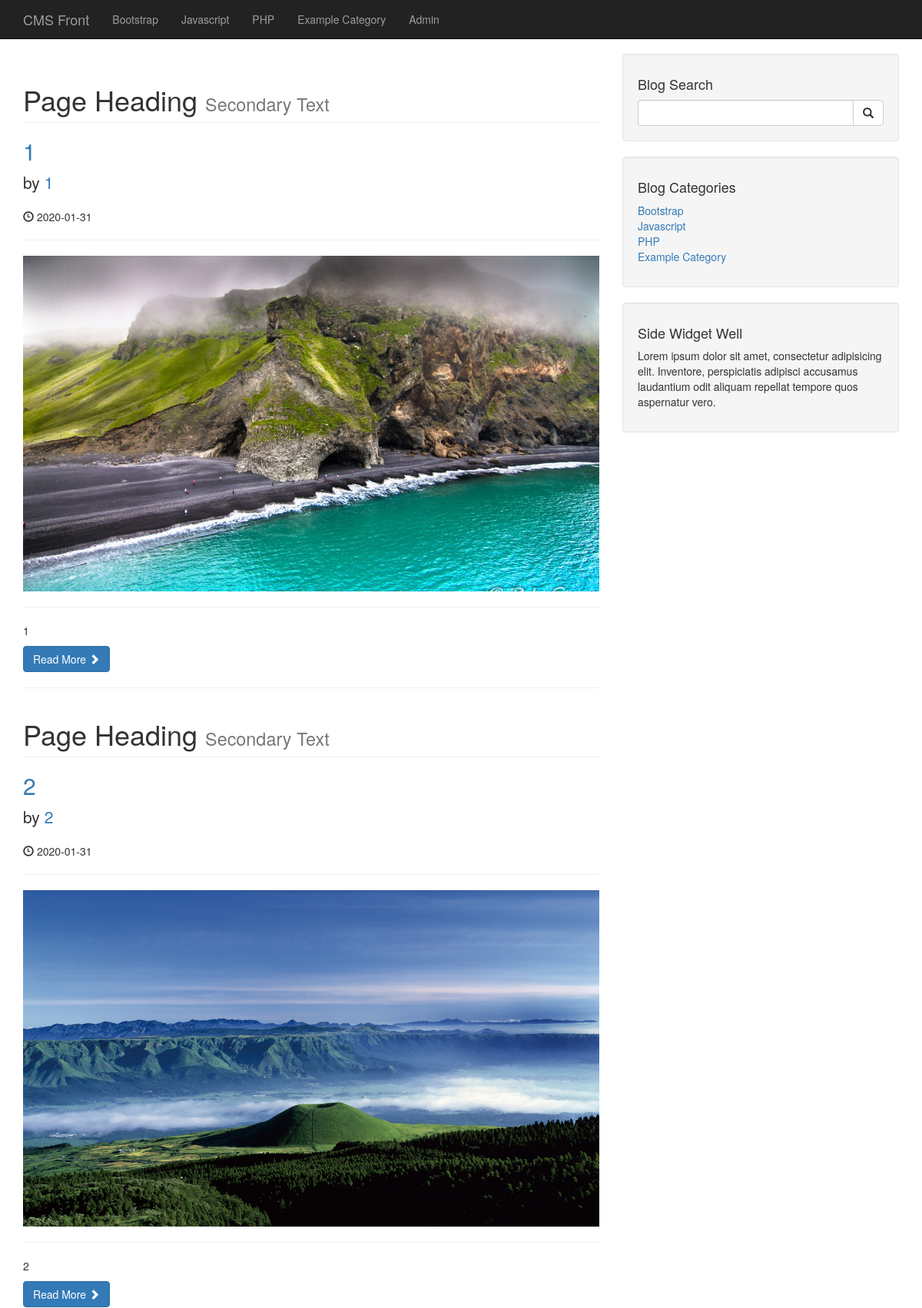
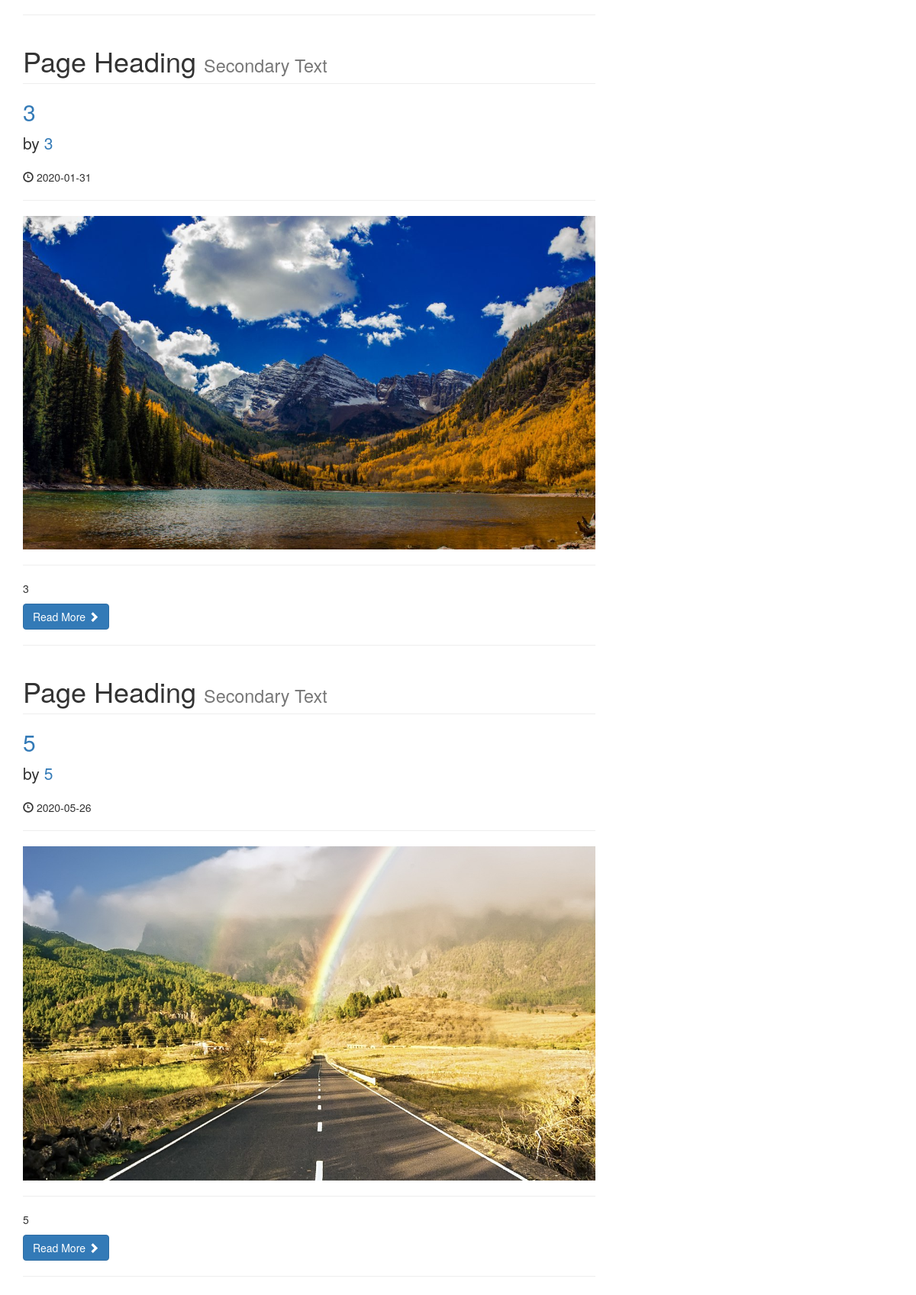
The page / (upper part) on the database its author committed (2 pictures, top to bottom).
### tables this page shows
CREATE TABLE `categories` (
  `cat_id` int(3) NOT NULL,
  `cat_title` varchar(255) NOT NULL
);

CREATE TABLE `posts` (
  `post_id` int(3) NOT NULL,
  `post_category_id` int(3) NOT NULL,
  `post_title` varchar(255) NOT NULL,
  `post_author` varchar(255) NOT NULL,
  `post_date` date NOT NULL,
  `post_image` text NOT NULL,
  `post_content` text NOT NULL,
  `post_tags` varchar(255) NOT NULL,
  `post_comment_count` int(11) NOT NULL,
  `post_status` varchar(255) NOT NULL DEFAULT 'draft'
);

### index.php (the view, shortened to what this page needs)
<?php include "includes/header.php" ?>
<?php include "includes/db.php" ?>
    <?php include "includes/navigation.php"?>
    <div class="container">
        <div class="row">
            <div class="col-md-8">
                <?php
                    $query = "SELECT * FROM posts";
                    $select_all_posts_query = mysqli_query($connection,$query);
                    while ($row = mysqli_fetch_assoc($select_all_posts_query)){
                        $post_id = $row['post_id'];
                        $post_title = $row['post_title'];
                        $post_author = $row['post_author'];
                        $post_date = $row['post_date'];
                        $post_image = $row['post_image'];
                        $post_content = substr($row['post_content'], 0,100);
                        ?>
                <h1 class="page-header">
                    Page Heading
                    <small>Secondary Text</small>
                </h1>
                <h2>
                    <a href="post.php?p_id=<?php echo $post_id ?>"><?php echo $post_title ?></a>
                </h2>
                <p class="lead">
                    by <a href="index.php"><?php echo $post_author ?></a>
                </p>
                <p><span class="glyphicon glyphicon-time"></span> <?php echo $post_date ?></p>
                <hr>
                <img class="img-responsive" src="images/<?php echo $post_image ?>" alt="">
                <hr>
                <p><?php echo $post_content ?></p>
                <a class="btn btn-primary" href="#">Read More <span class="glyphicon glyphicon-chevron-right"></span></a>
                <hr>
                <?php
                    }
                ?>
            </div>
    <?php include "includes/sidebar.php"?>
        </div>
       <?php include "includes/footer.php"?>

### includes/navigation.php (shortened to what this page needs)
<nav class="navbar navbar-inverse navbar-fixed-top" role="navigation">
    <div class="container">
        <div class="navbar-header">
            <a class="navbar-brand" href="index.php">CMS Front</a>
        </div>
        <div class="collapse navbar-collapse" id="bs-example-navbar-collapse-1">
            <ul class="nav navbar-nav">
                <?php
                $query = "SELECT * FROM categories";
                $select_all_categories_query = mysqli_query($connection, $query);
                while ($row = mysqli_fetch_assoc($select_all_categories_query)){
                    $cat_title = $row['cat_title'];
                    echo "<li><a href='#'>{$cat_title}</a></li>";
                }
                ?>
                <li>
                    <a href="admin/index.php">Admin</a>
                </li>
            </ul>
        </div>
    </div>
</nav>

### includes/sidebar.php
<div class="col-md-4">
    <div class="well">
        <h4>Blog Search</h4>
        <form action="search.php" method="post">
            <div class="input-group">
                <input name="search" type="text" class="form-control">
                <span class="input-group-btn">
                    <button name="submit" class="btn btn-default" type="submit">
                        <span class="glyphicon glyphicon-search"></span>
                    </button>
                </span>
            </div>
        </form>
    </div>
    <div class="well">
        <?php
        $query = "SELECT * FROM categories";
        $select_all_categories_sidebar = mysqli_query($connection, $query);
        ?>
        <h4>Blog Categories</h4>
        <div class="row">
            <div class="col-lg-12">
                <ul class="list-unstyled">
                    <?php
                    while ($row =mysqli_fetch_assoc($select_all_categories_sidebar)){
                        $cat_title = $row['cat_title'];
                        $cat_id = $row['cat_id'];
                        echo "<li><a href='category.php?category=$cat_id'>{$cat_title}</a></li>";
                    }
                    ?>
                </ul>
            </div>
        </div>
    </div>
   <?php include "widget.php"  ?>
</div>

### css/blog-home.css (style rules this page uses)
body { padding-top: 70px; }

### rows shown on the page
categories: cat_title "Bootstrap"
categories: cat_title "Javascript"
categories: cat_title "PHP"
categories: cat_title "Example Category"
posts: post_title "1", post_author "1", post_date "2020-01-31", post_image (picture), post_content "1"
posts: post_title "2", post_author "2", post_date "2020-01-31", post_image (picture), post_content "2"
posts: post_title "3", post_author "3", post_date "2020-01-31", post_image (picture), post_content "3"
posts: post_title "5", post_author "5", post_date "2020-05-26", post_image (picture), post_content "5"
